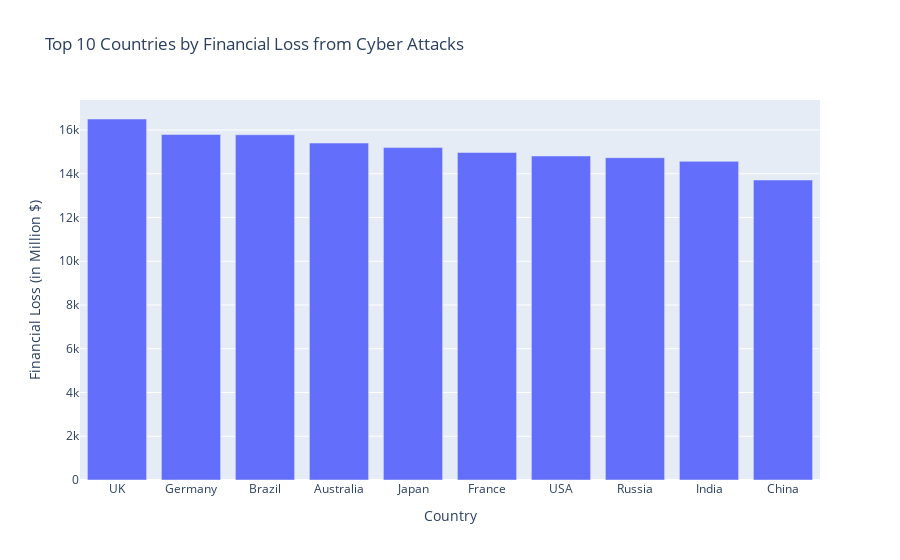
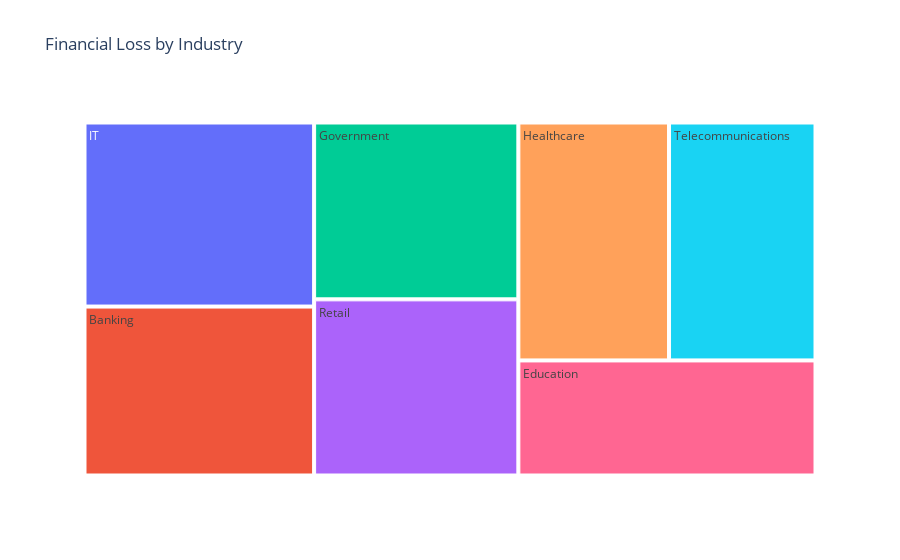

The notebook cell saved with these charts, in order:
### Code cell
# Top countries by financial loss
country_loss = cleaned_df.groupby('Country')['Financial Loss (in Million $)'].sum().reset_index()
country_loss = country_loss.sort_values('Financial Loss (in Million $)', ascending=False).head(10)

fig = px.bar(country_loss, x='Country', y='Financial Loss (in Million $)',
             title='Top 10 Countries by Financial Loss from Cyber Attacks')
fig.show()

# Industry analysis
industry_stats = cleaned_df.groupby('Target Industry').agg({
    'Financial Loss (in Million $)': 'sum',
    'Number of Affected Users': 'sum',
    'Incident Resolution Time (in Hours)': 'mean'
}).reset_index()

fig = px.treemap(industry_stats, path=['Target Industry'], 
                 values='Financial Loss (in Million $)',
                 title='Financial Loss by Industry')
fig.show()

### Figure 1 — Plotly figure (JSON) as saved in the notebook; plotly's stock layout.template omitted (floating-point values rounded to 4 significant figures)
{"data": [{"alignmentgroup": "True", "hovertemplate": "Country=%{x}<br>Financial Loss (in Million $)=%{y}<extra></extra>", "legendgroup": "", "marker": {"color": "#636efa", "pattern": {"shape": ""}}, "name": "", "offsetgroup": "", "orientation": "v", "showlegend": false, "textposition": "auto", "type": "bar", "x": ["UK", "Germany", "Brazil", "Australia", "Japan", "France", "USA", "Russia", "India", "China"], "xaxis": "x", "y": [16500.0, 15790.0, 15780.0, 15403, 15200.0, 14970.0, 14810.0, 14730.0, 14570.0, 13710.0], "yaxis": "y"}], "layout": {"barmode": "relative", "legend": {"tracegroupgap": 0}, "title": {"text": "Top 10 Countries by Financial Loss from Cyber Attacks"}, "xaxis": {"anchor": "y", "domain": [0, 1], "title": {"text": "Country"}}, "yaxis": {"anchor": "x", "domain": [0, 1], "title": {"text": "Financial Loss (in Million $)"}}}}

### Figure 2 — Plotly figure (JSON) as saved in the notebook; plotly's stock layout.template omitted (floating-point values rounded to 4 significant figures)
{"data": [{"branchvalues": "total", "domain": {"x": [0, 1], "y": [0, 1]}, "hovertemplate": "labels=%{label}<br>Financial Loss (in Million $)=%{value}<br>parent=%{parent}<br>id=%{id}<extra></extra>", "ids": ["Banking", "Education", "Government", "Healthcare", "IT", "Retail", "Telecommunications"], "labels": ["Banking", "Education", "Government", "Healthcare", "IT", "Retail", "Telecommunications"], "name": "", "parents": ["", "", "", "", "", "", ""], "type": "treemap", "values": [22770.0, 20070.0, 21210.0, 21040.0, 24810.0, 21120.0, 20460.0]}], "layout": {"legend": {"tracegroupgap": 0}, "title": {"text": "Financial Loss by Industry"}}}
